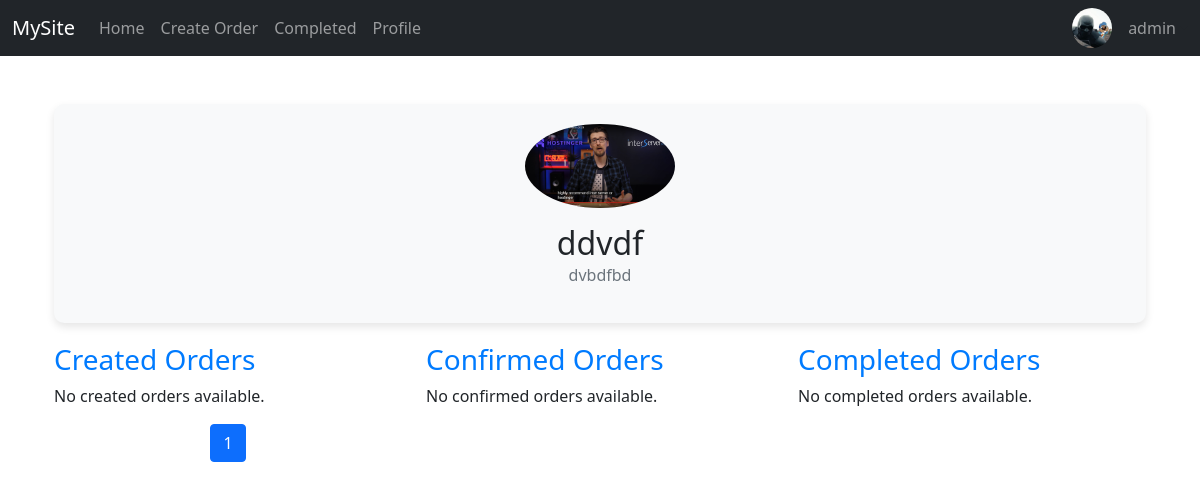
The page /profile/1/ (signed in) on the database its author committed.
### user/models.py (models this page shows, shortened)
class Profile(models.Model):
    user = models.OneToOneField(User, on_delete=models.CASCADE)
    name = models.CharField(max_length=100)
    bio = models.TextField(max_length=500, blank=True)
    image = models.ImageField(
        default="profile_pics/default-profile.png", upload_to="profile_pics"
    )
    phone = models.CharField(max_length=15, blank=True)

### user/views.py (the view)
# urls.py: path("<int:seller_id>/", profile_detail, name="seller_profile"),
def profile_detail(request, seller_id):
    profile = get_object_or_404(Profile, user_id=seller_id)
    created_orders = Order.objects.filter(seller=profile.name).order_by("-created")
    confirmed_orders = OrderConfirmation.objects.filter(
        order__seller=profile.name, confirmed_by=profile.user, completed=False
    ).order_by("-confirmed_at")
    completed_orders = OrderConfirmation.objects.filter(
        order__seller=profile.name, confirmed_by=profile.user, completed=True
    ).order_by("-completed_at")
    paginator = Paginator(created_orders, 5)  # 5 orders per page
    page_number = request.GET.get("page")
    paginated_orders = paginator.get_page(page_number)
    context = {
        "profile": profile,
        "created_orders": paginated_orders,
        "confirmed_orders": confirmed_orders,
        "completed_orders": completed_orders,
    }
    return render(request, "seller_profile.html", context)

### user/templates/seller_profile.html (shortened to what this page needs)
{% extends 'base.html' %}
{% load static %}
{% block content %}
</head>
<body>
    <div class="container mt-5">
        <div class="profile-card text-center">
            <img src="{{ profile.image.url }}" alt="{{ profile.name }}" class="img-fluid rounded-circle mb-3"
                style="width: 150px;">
            <h2 class="mb-0">{{ profile.name }}</h2>
            <p class="text-muted">{{ profile.bio }}</p>
        </div>
        <div class="row">
            <div class="col-lg-4">
                <h3 class="order-title">Created Orders</h3>
                {% for order in created_orders %}
                <div class="order-list">
                    <h5>Order #{{ order.id }}</h5>
                    <p>Date Created: {{ order.created }}</p>
                    <p>Total: ${{ order.total }}</p>
                </div>
                {% empty %}
                <p>No created orders available.</p>
                {% endfor %}
                <nav aria-label="Page navigation">
                    <ul class="pagination">
                        {% for num in created_orders.paginator.page_range %}
                        <li class="page-item {% if created_orders.number == num %}active{% endif %}">
                            <a class="page-link" href="?page={{ num }}">{{ num }}</a>
                        </li>
                        {% endfor %}
                    </ul>
                </nav>
            </div>
            <div class="col-lg-4">
                <h3 class="order-title">Confirmed Orders</h3>
                {% for order in confirmed_orders %}
                <div class="order-list confirmed">
                    <h5>Order #{{ order.order.id }}</h5>
                    <p>Date Confirmed: {{ order.confirmed_at }}</p>
                    <p>Status: Confirmed</p>
                </div>
                {% empty %}
                <p>No confirmed orders available.</p>
                {% endfor %}
            </div>
            <div class="col-lg-4">
                <h3 class="order-title">Completed Orders</h3>
                {% for order in completed_orders %}
                <div class="order-list completed">
                    <h5>Order #{{ order.order.id }}</h5>
                    <p>Date Completed: {{ order.completed_at }}</p>
                    <p>Status: Completed</p>
                </div>
                {% empty %}
                <p>No completed orders available.</p>
                {% endfor %}
            </div>
        </div>
    </div>
    {% endblock %}

### templates/base.html (shortened to what this page needs)
{% load static %}
<!DOCTYPE html>
<html lang="en">
<head>
    <link href="https://cdn.jsdelivr.net/npm/bootstrap@5.0.2/dist/css/bootstrap.min.css" rel="stylesheet"
>
    <link rel="stylesheet" href="https://cdn.jsdelivr.net/npm/bootstrap-icons@1.5.0/font/bootstrap-icons.css">
</head>
<body>
    <nav class="navbar navbar-expand-lg navbar-dark bg-dark d-none d-lg-flex">
        <div class="container-fluid">
            <a class="navbar-brand" href="/">MySite</a>
            <div class="collapse navbar-collapse" id="navbarNav">
                <ul class="navbar-nav me-auto mb-2 mb-lg-0">
                    <li class="nav-item">
                        <a class="nav-link" href="/">Home</a>
                    </li>
                    <li class="nav-item">
                        <a class="nav-link" href="{% url 'order_create' %}">Create Order</a>
                    </li>
                    <li class="nav-item">
                        <a class="nav-link" href="{% url 'completed_orders' %}">Completed</a>
                    </li>
                    <li class="nav-item">
                        <a class="nav-link" href="{% url 'profile' %}">Profile</a>
                    </li>
                </ul>
                <ul class="navbar-nav">
                    {% if user.is_authenticated %}
                    <li class="nav-item dropdown">
                        <div class="user-info dropdown-toggle d-flex align-items-center" id="profileDropdown"
                            data-bs-toggle="dropdown" aria-expanded="false">
                            <img src="{% if request.user.profile.image %}{{ request.user.profile.image.url }}{% else %}{% static 'default-profile.png' %}{% endif %}"
                                alt="Profile Picture" class="rounded-circle" style="width: 40px; height: 40px;">
                            <span class="navbar-text ms-3">{{ user.username }}</span>
                        </div>
                    </li>
                    {% else %}
                    <li class="nav-item">
                        <a class="nav-link" href="{% url 'account_login' %}">Login</a>
                    </li>
                    {% endif %}
                </ul>
            </div>
        </div>
    </nav>
    <div class="container">{% block content %} {% endblock %}</div>
</body>
</html>

### user/templates/seller_profile.html (style rules this page uses)
.profile-card { background-color: #f8f9fa; border-radius: 10px; padding: 20px; margin-bottom: 20px; box-shadow: 0 4px 8px rgba(0, 0, 0, 0.1); }
.order-title { color: #007bff; }
.pagination { justify-content: center; }

### rows shown on the page
Profile: image (picture), name "ddvdf", bio "dvbdfbd"

### other values the page prints
{{ user.username }} "admin"
{{ num }} "1"
